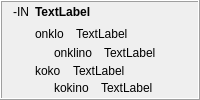
            <widget class="QFrame" name="frame_24">
             <property name="frameShape">
              <enum>QFrame::Box</enum>
             </property>
             <property name="frameShadow">
              <enum>QFrame::Raised</enum>
             </property>
             <layout class="QHBoxLayout" name="horizontalLayout_47">
              <property name="topMargin">
               <number>3</number>
              </property>
              <property name="bottomMargin">
               <number>3</number>
              </property>
              <item>
               <widget class="QLabel" name="label_298">
                <property name="text">
                 <string>-IN</string>
                </property>
                <property name="alignment">
                 <set>Qt::AlignHCenter|Qt::AlignTop</set>
                </property>
                <property name="tipo" stdset="0">
                 <string>afikso</string>
                </property>
               </widget>
              </item>
              <item>
               <layout class="QVBoxLayout" name="verticalLayout_364">
                <item>
                 <widget class="QLabel" name="Lec09_Label679">
                  <property name="sizePolicy">
                   <sizepolicy hsizetype="Preferred" vsizetype="Maximum">
                    <horstretch>0</horstretch>
                    <verstretch>0</verstretch>
                   </sizepolicy>
                  </property>
                  <property name="styleSheet">
                   <string notr="true">font-weight: bold;</string>
                  </property>
                  <property name="text">
                   <string>TextLabel</string>
                  </property>
                  <property name="wordWrap">
                   <bool>true</bool>
                  </property>
                 </widget>
                </item>
                <item>
                 <layout class="QVBoxLayout" name="verticalLayout_40">
                  <item>
                   <layout class="QVBoxLayout" name="verticalLayout_365">
                    <property name="spacing">
                     <number>3</number>
                    </property>
                    <item>
                     <layout class="QHBoxLayout" name="horizontalLayout_600">
                      <property name="spacing">
                       <number>12</number>
                      </property>
                      <item>
                       <widget class="neklakebla_nova" name="Lec09_Button647">
                        <property name="text">
                         <string>onklo</string>
                        </property>
                       </widget>
                      </item>
                      <item>
                       <widget class="QLabel" name="Lec09_Label680">
                        <property name="sizePolicy">
                         <sizepolicy hsizetype="Expanding" vsizetype="Preferred">
                          <horstretch>0</horstretch>
                          <verstretch>0</verstretch>
                         </sizepolicy>
                        </property>
                        <property name="text">
                         <string>TextLabel</string>
                        </property>
                        <property name="wordWrap">
                         <bool>true</bool>
                        </property>
                       </widget>
                      </item>
                     </layout>
                    </item>
                    <item>
                     <layout class="QHBoxLayout" name="horizontalLayout_601">
                      <property name="spacing">
                       <number>12</number>
                      </property>
                      <item>
                       <widget class="label_sago_reversa" name="label_385">
                        <property name="sizePolicy">
                         <sizepolicy hsizetype="Maximum" vsizetype="Preferred">
                          <horstretch>0</horstretch>
                          <verstretch>0</verstretch>
                         </sizepolicy>
                        </property>
                        <property name="text">
                         <string/>
                        </property>
                        <property name="pixmap">
                         <pixmap resource="../resources/ikonoj.qrc">:/ikonoj/sago_revena.png</pixmap>
                        </property>
                       </widget>
                      </item>
                      <item>
                       <widget class="neklakebla_nova" name="Lec09_Button648">
                        <property name="text">
                         <string>onklino</string>
                        </property>
                       </widget>
                      </item>
                      <item>
                       <widget class="QLabel" name="Lec09_Label681">
                        <property name="sizePolicy">
                         <sizepolicy hsizetype="Expanding" vsizetype="Preferred">
                          <horstretch>0</horstretch>
                          <verstretch>0</verstretch>
                         </sizepolicy>
                        </property>
                        <property name="text">
                         <string>TextLabel</string>
                        </property>
                        <property name="wordWrap">
                         <bool>true</bool>
                        </property>
                       </widget>
                      </item>
                     </layout>
                    </item>
                    <item>
                     <layout class="QVBoxLayout" name="verticalLayout_366">
                      <property name="spacing">
                       <number>3</number>
                      </property>
                      <item>
                       <layout class="QHBoxLayout" name="horizontalLayout_602">
                        <property name="spacing">
                         <number>12</number>
                        </property>
                        <item>
                         <widget class="neklakebla_nova" name="Lec09_Button44">
                          <property name="text">
                           <string>koko</string>
                          </property>
                         </widget>
                        </item>
                        <item>
                         <widget class="QLabel" name="Lec09_Label45">
                          <property name="sizePolicy">
                           <sizepolicy hsizetype="Expanding" vsizetype="Preferred">
                            <horstretch>0</horstretch>
                            <verstretch>0</verstretch>
                           </sizepolicy>
                          </property>
                          <property name="text">
                           <string>TextLabel</string>
                          </property>
                          <property name="wordWrap">
                           <bool>true</bool>
                          </property>
                         </widget>
                        </item>
                       </layout>
                      </item>
                      <item>
                       <layout class="QHBoxLayout" name="horizontalLayout_603">
                        <property name="spacing">
                         <number>12</number>
                        </property>
                        <item>
                         <widget class="label_sago_reversa" name="label_386">
                          <property name="sizePolicy">
                           <sizepolicy hsizetype="Maximum" vsizetype="Preferred">
                            <horstretch>0</horstretch>
                            <verstretch>0</verstretch>
                           </sizepolicy>
                          </property>
                          <property name="text">
                           <string/>
                          </property>
                          <property name="pixmap">
                           <pixmap resource="../resources/ikonoj.qrc">:/ikonoj/sago_revena.png</pixmap>
                          </property>
                         </widget>
                        </item>
                        <item>
                         <widget class="neklakebla_nova" name="Lec09_Button45">
                          <property name="text">
                           <string>kokino</string>
                          </property>
                         </widget>
                        </item>
                        <item>
                         <widget class="QLabel" name="Lec09_Label46">
                          <property name="sizePolicy">
                           <sizepolicy hsizetype="Expanding" vsizetype="Preferred">
                            <horstretch>0</horstretch>
                            <verstretch>0</verstretch>
                           </sizepolicy>
                          </property>
                          <property name="text">
                           <string>TextLabel</string>
                          </property>
                          <property name="wordWrap">
                           <bool>true</bool>
                          </property>
                         </widget>
                        </item>
                       </layout>
                      </item>
                     </layout>
                    </item>
                   </layout>
                  </item>
                 </layout>
                </item>
               </layout>
              </item>
             </layout>
            </widget>
